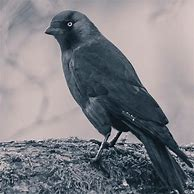
#> input picture bird.jpg, 194 x 194 px
$ python ground.py
#> lines starting #> are read from the running program, lines starting #| are printed output that depends on the picture; after the words box and inside, x2 and y2 are one past the last pixel; in counts of white or black regions, pixels touching at a corner belong together
import cv2
import numpy as np
import os

def create_ground_truth_mask(image_path, object_rectangles):
    # Load the image
#> called with image_path = 'bird.jpg'
    image = cv2.imread(image_path)
#> image is the input picture: shape (194, 194, 3); mean B, G, R 132.9, 127.4, 127.4

    # Create an empty mask
    ground_truth_mask = np.zeros((image.shape[0], image.shape[1]), dtype=np.uint8)

    # Draw filled rectangles on the mask for each object
    for rect in object_rectangles:
        x, y, w, h = rect
        cv2.rectangle(ground_truth_mask, (x, y), (x + w, y + h), 255, -1)
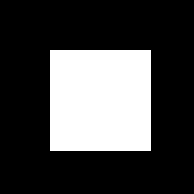
#> ground_truth_mask: shape (194, 194); 27.1% white; 1 white region, box (x1, y1, x2, y2) and area: (50, 50, 151, 151) 10201

    # Generate a unique filename for the ground truth mask
    #ground_truth_mask_filename = os.path.splitext(os.path.basename(image_path))[0] + "_ground_truth_mask.jpg"
    #ground_truth_mask_path = os.path.join("path/to/ground_truth_mask/directory", ground_truth_mask_filename)

    # Generate a unique filename for the ground truth mask
    ground_truth_mask_filename = os.path.splitext(os.path.basename(image_path))[0] + "_ground_truth_mask.jpg"
    ground_truth_mask_directory = "ground_truth_masks"  # Update with your desired directory name
    ground_truth_mask_path = os.path.join(ground_truth_mask_directory, ground_truth_mask_filename)


    # Save the generated ground truth mask
    cv2.imwrite(ground_truth_mask_path, ground_truth_mask)

    return ground_truth_mask_path

# Provide the path to your image
image_path = "bird.jpg"

# Define the rectangles of objects in the image (x, y, width, height)
object_rectangles = [(50, 50, 100, 100), (50, 50, 100, 100)]

# Generate the ground truth mask
ground_truth_mask_path = create_ground_truth_mask(image_path, object_rectangles)

# Use the generated ground truth mask path in the segmentation code
#segment_image(image_path, ground_truth_mask_path)

$ run again, with tiger.jpg copied over bird.jpg
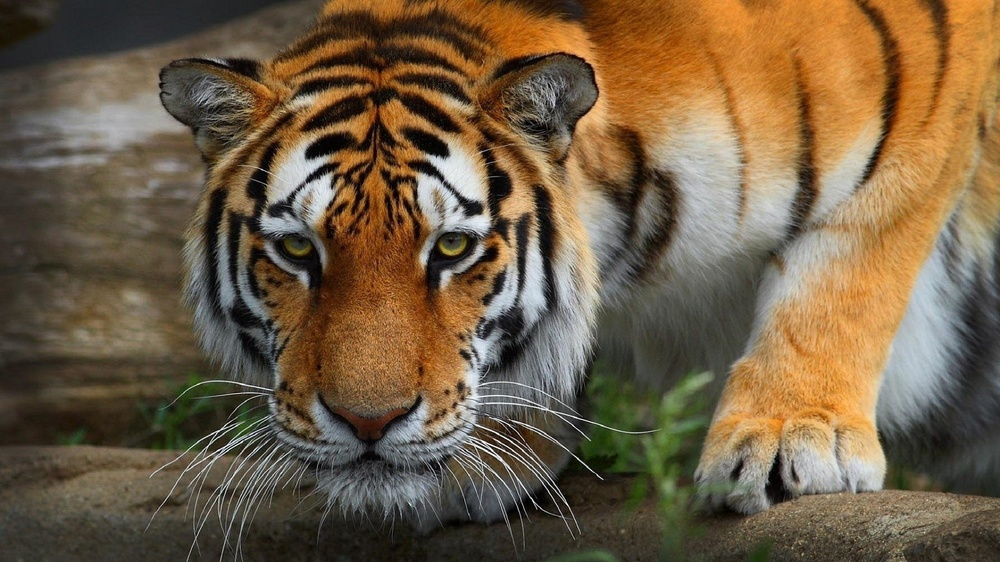
#> input picture tiger.jpg, 1000 x 562 px, shrunk from 1920 x 1080 before the run
#> in create_ground_truth_mask, image is the input picture: shape (562, 1000, 3); mean B, G, R 68.6, 93.9, 113.5
#> after the loop in create_ground_truth_mask, `for rect in object_rectangles:`:
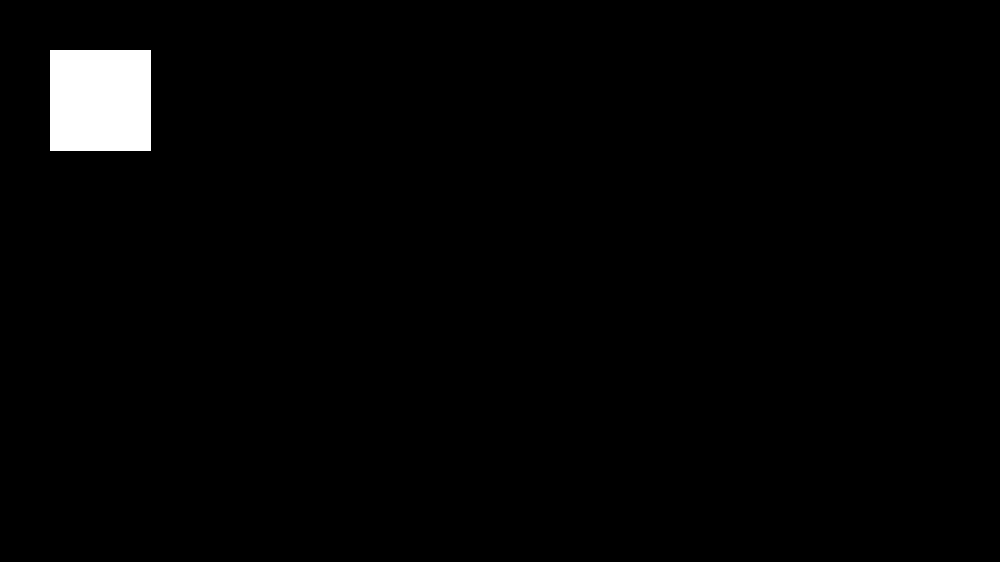
#> ground_truth_mask: shape (562, 1000); 1.8% white; 1 white region, box (x1, y1, x2, y2) and area: (50, 50, 151, 151) 10201
